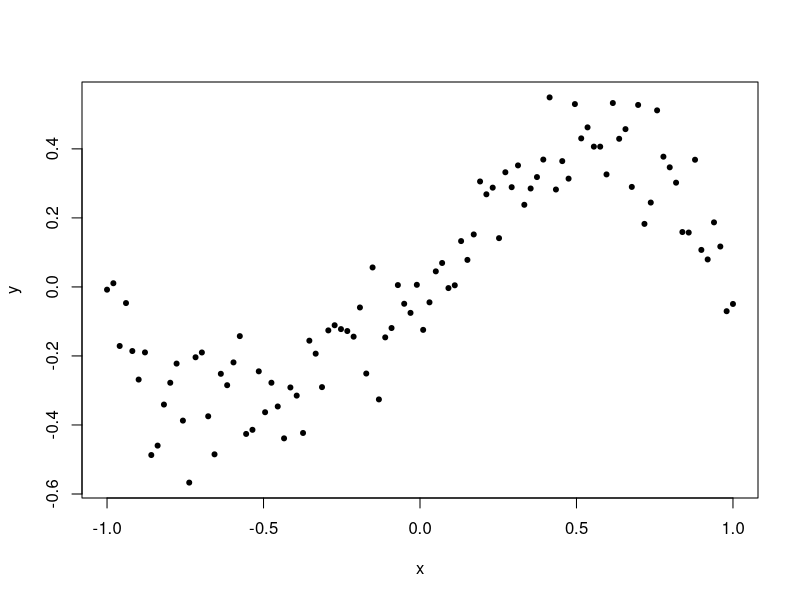
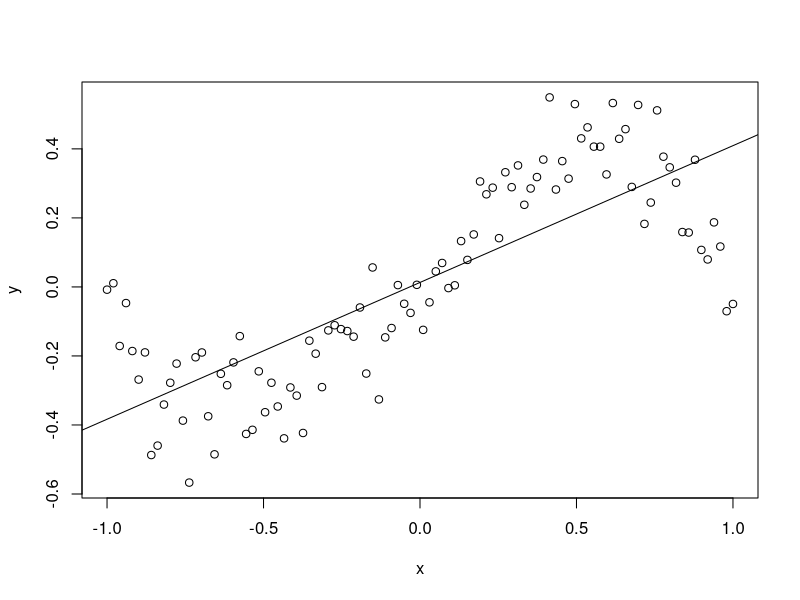
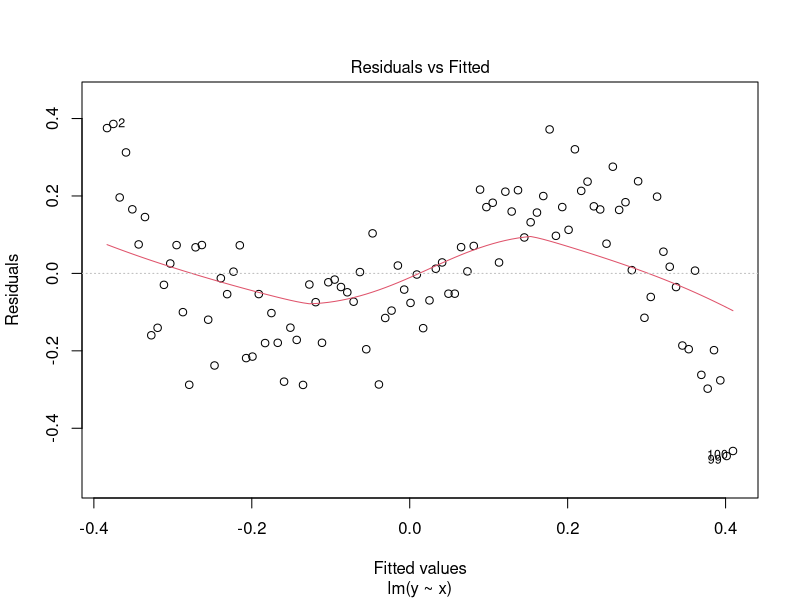
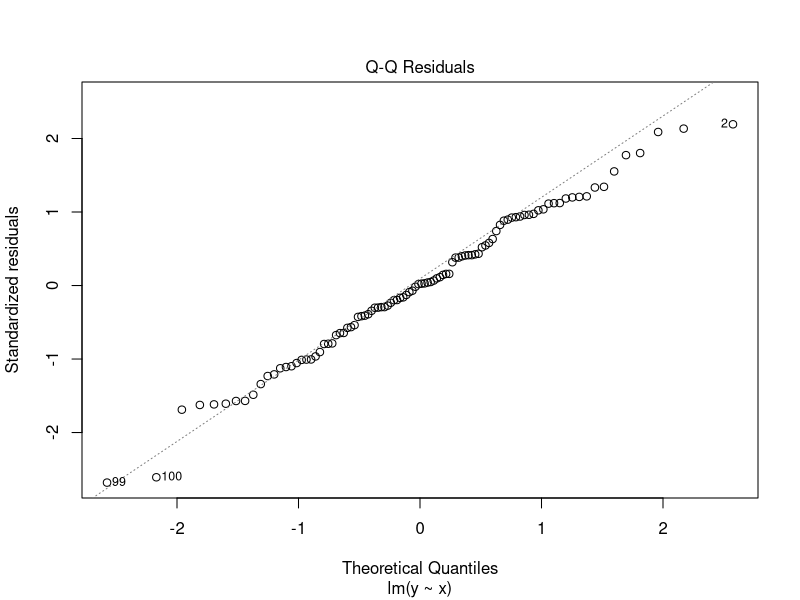
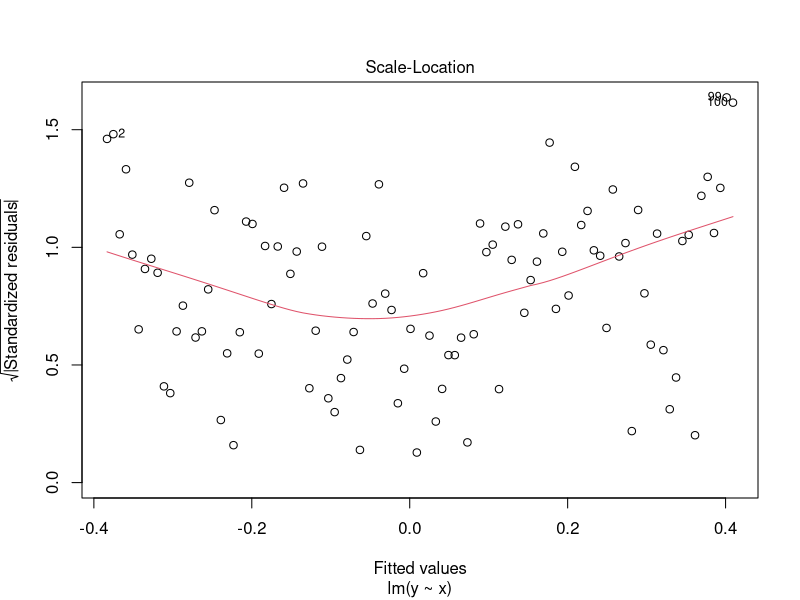
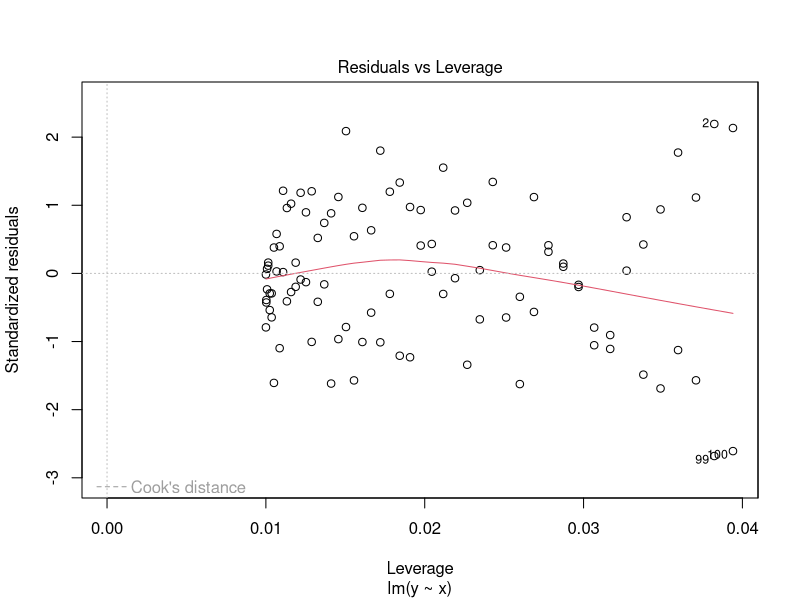

These charts were generated, in order, by the following R code: (Note: this script raises an error after producing the figures.)
## ---- chunk 1
#By julie sherman
library(ellipse)
plot_conf_ellipse <- function(..., col = 1, add = FALSE) {
  if (add) {
    pfunc = lines
  } else {
    pfunc = plot
  }
  pfunc(ellipse(...), type = "l", col = col)
}

## ---- chunk 2
head(mtcars)

#Add more regressors with the +
fit <- lm(mpg~disp+hp, data = mtcars)
summary(fit)
## ---- chunk 3
fit2 <- lm(mpg~disp+hp+am, data = mtcars)
summary(fit2)
## ---- chunk 4
fit3 <- lm(mpg~disp+hp+am+cyl*vs, data = mtcars)
summary(fit3)
## ---- chunk 5
fitmult <- lm(mpg~disp+hp+am+I(cyl*vs), data= mtcars)
summary(fitmult)
## ---- chunk 6
fit4 <- lm(mpg~disp+hp+am+as.factor(cyl), data = mtcars)
summary(fit4)
## ---- chunk 7
anova(fit, fit4)
## ---- chunk 8
vcov(fit4)
## ---- chunk 9
AIC(fit)
AIC(fit4)
## ---- chunk 10
#Making our data
x <- seq(-1,1, length = 100)
y <- x - x^3 + rnorm(100, sd = 0.1)
plot(x,y,pch=20)
## ---- chunk 11
fit <- lm(y~x)
plot(y~x)
abline(fit)
plot(fit)

## ---- chunk 12
#by julie sherman
predict_func <- function(fit) {
  response <- names(fit$model)[[1]]
  explanatory <- names(fit$model)[[2]]
  function(x, ...) {
    dat <- data.frame(x)
    names(dat) <- explanatory
    predict(fit, dat, ...)
  }
}
## ---- chunk 13
predict_fit2 <- predict_func(fit2)
lines(x, predict_fit2)

fit3 <- lm(y~x + I(x^2) + I(x^3))
summary(fit3)
